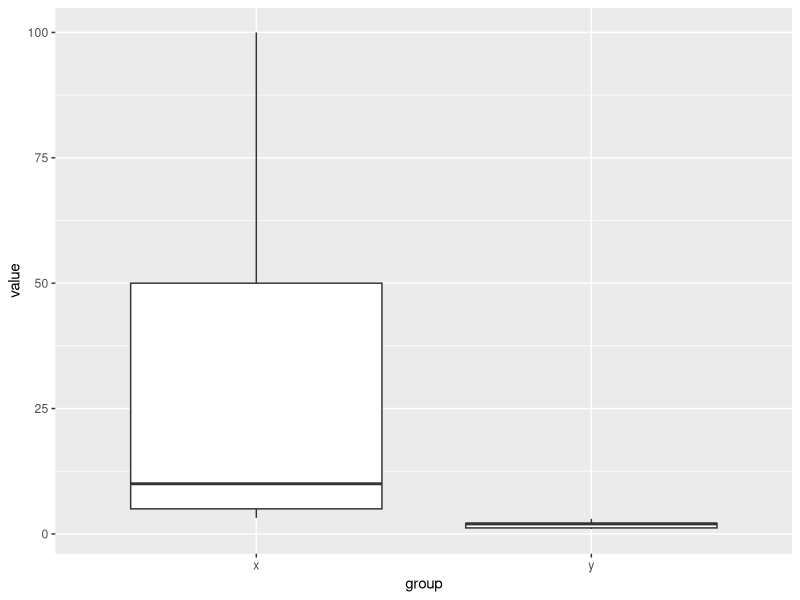
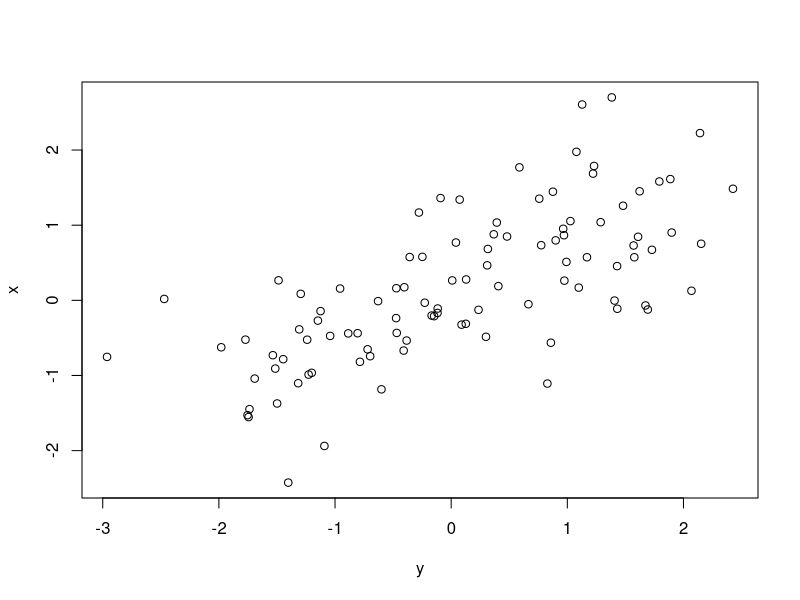

Write the R code that produced these figures, in order.
#' DESCRIPTION:
#' Script for introductory work
library(tidyverse)

# in-class ----------------------------------------------------------------
#non-parametric test in R

x<-c(3.2, 5, 10.0, 100, 50)
y<-c(1, 3, 2.0, 2.1, 1.2)
df_xy<-tibble(group= c(rep("x", length(x)),
                    rep("y", length(y))),
                value = c(x,y)
                )
df_xy %>% 
  ggplot(aes(x = group,
             y= value)) +
  geom_boxplot()
#try t-test
t.test(x, y)
# non-parametric version  of t-test
#u-test
wilcox.test(x,y)
#ANOVA is for more than two groups 
aov(weight~ group,
    data = PlantGrowth)
# non parametric version of ANOVA = kruskal.test
kruskal.test(weight~ group,
    data = PlantGrowth)

#confidence interval 
m<-lm(Sepal.Length~ Sepal.Width,
      data= iris)
confint(m)
m1<-lm(Petal.Length~ Petal.Width,
      data= iris)
summary(m1)
confint(m1)
#correlation 
x<-rnorm(100,mean =  0, sd= 1)
y<-rnorm(100, mean = 0.8*x, sd=1)
plot(x~y)
##parametric
cor.test(x, y)
# non parametric 
cor.test(x, y, method= "spearman")
#covariance
cov(x,y)
cov(x, y)/(sd(x)*sd(y))
